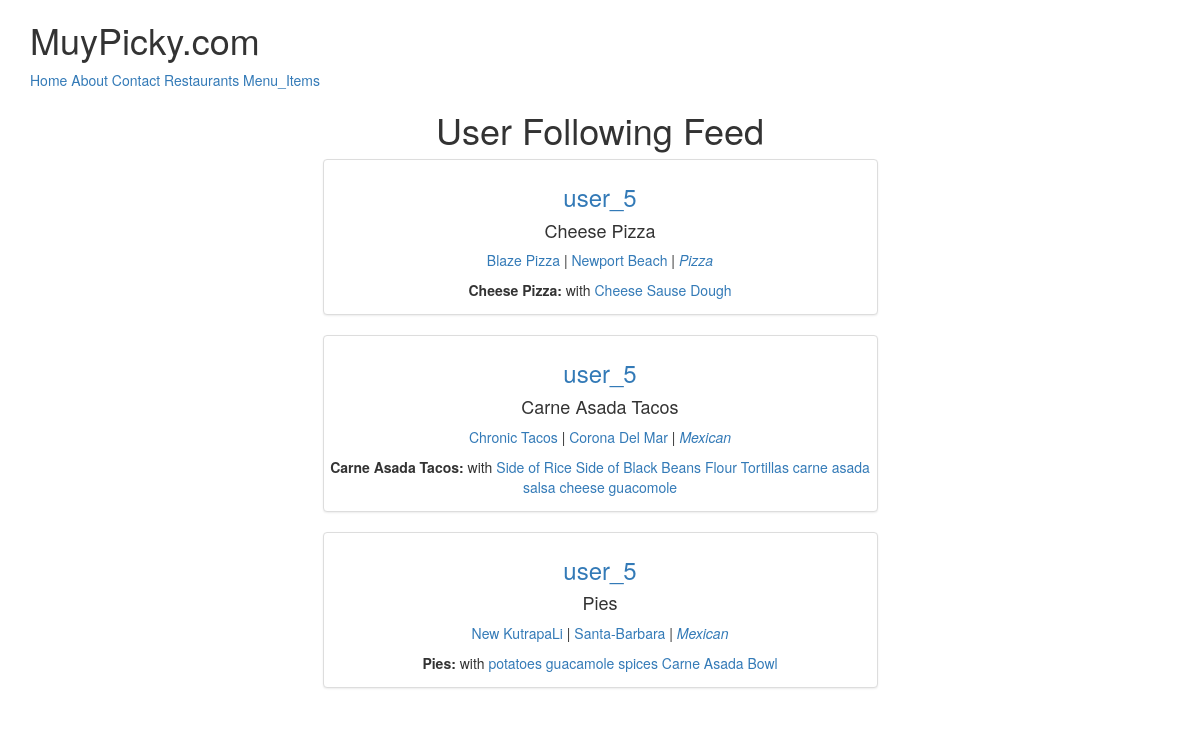
The app's page / (signed in) with its own data.
### menus/models.py (models this page shows, shortened)
class Item(models.Model):
	user 		= models.ForeignKey(settings.AUTH_USER_MODEL, on_delete=models.CASCADE)
	restaurant 	= models.ForeignKey(RestaurantLocation, on_delete=models.CASCADE)
	name 		= models.CharField(max_length=120)
	contents 	= models.TextField(help_text='Separate each item by comma')
	excludes 	= models.TextField(blank=True, null=True, help_text='Separate each item by comma')
	public 		= models.BooleanField(default=True)
	timestamp	= models.DateTimeField(auto_now_add=True)
	updated		= models.DateTimeField(auto_now=True)
	class Meta:
		ordering = ['-updated', '-timestamp']
	def get_contents(self):
		return self.contents.split(",")

### restaurants/models.py (models this page shows, shortened)
class RestaurantLocation(models.Model):
	owner			= models.ForeignKey(User, on_delete=models.CASCADE)
	name			= models.CharField(max_length=120)
	location		= models.CharField(max_length=120, null=True, blank=True)
	category		= models.CharField(max_length=120, null=True, blank=True, validators=[validate_category])
	timestamp		= models.DateTimeField(auto_now_add=True)
	updated			= models.DateTimeField(auto_now=True)
	slug			= models.SlugField(null=True, blank=True)
	objects = RestaurantLocationManager()
	@property
	def title(self):
		return self.name

### menus/views.py (the view)
# urls.py: re_path(r'^$', HomeView.as_view(), name='home'),
class HomeView(View):
	def get(self, request, *args, **kwargs):
		if not request.user.is_authenticated:
			return render(request, "home.html", {})
		user = request.user
		is_following_user_ids = [x.user.id for x in user.is_following.all()]
		qs = Item.objects.filter(user__id__in=is_following_user_ids, public=True).order_by("-updated")[:3]
		return render(request, "menus/home-feed.html", {'object_list': qs})

### menus/templates/menus/home-feed.html
{% extends 'base.html' %}
{% block content %}
<div class='row'>
<div class='col-sm-6 text-center col-sm-offset-3'>
<h1>User Following Feed</h1>
{% for obj in object_list %}
	<div class='thumbnail'>
	<h3><a href='{% url "profiles:detail" username=obj.user.username %}'>{{ obj.user.username }}</a></h3>
	<h4>{{ obj.name }}</h4>
	<p>
	 <a href='{% url "profiles:detail" username=obj.user.username %}?q={{ obj.restaurant.title }}'>{{ obj.restaurant.title }}</a> | <a href='{% url "profiles:detail" username=obj.user.username %}?q={{ obj.restaurant.location }}'>{{ obj.restaurant.location }}</a> | <a href='{% url "profiles:detail" username=obj.user.username %}?q={{ obj.restaurant.category }}'><i>{{ obj.restaurant.category }}</i></a>
	</p>
	<p>
		<b>{{ obj.name }}: </b>with
	{% for ing in obj.get_contents %}
		<a href='{% url "profiles:detail" username=obj.user.username %}?q={{ ing }}'>{{ ing }}</a>
	{% endfor %}
	</p>
	</div>
{% endfor %}
</div>
</div>
{% endblock %}

### templates/base.html (shortened to what this page needs)
<!doctype html>
<html lang="en">
<head>
{% include 'snippets/css.html' %}
</head>
<body>
{% include 'snippets/nav.html' %}
<div class="container">
{% block content %}{% endblock content %}
</div>
</body>
</html>

### templates/snippets/css.html (shortened to what this page needs)
<link rel="stylesheet" href="//maxcdn.bootstrapcdn.com/bootstrap/3.3.7/css/bootstrap.min.css">
<link rel="stylesheet" href="//maxcdn.bootstrapcdn.com/bootstrap/3.3.7/css/bootstrap-theme.min.css">

### templates/snippets/nav.html
<div class="container">
<h1>MuyPicky.com</h1>
<a href='{% url "home" %}'>Home</a>
<a href='{% url "about" %}'>About</a>
<a href='{% url "contact" %}'>Contact</a>
{% if request.user.is_authenticated %}
<a href='{% url "restaurants:list" %}'>Restaurants</a>
<a href='{% url "menus:list" %}'>Menu_Items</a>
{% endif %}
</div>

### records on screen
Item: user.username "user_5", name "Cheese Pizza", restaurant "Blaze Pizza", restaurant.location "Newport Beach", restaurant.category "Pizza", get_contents "Cheese" "Sause" "Dough"
Item: user.username "user_5", name "Carne Asada Tacos", restaurant "Chronic Tacos", restaurant.location "Corona Del Mar", restaurant.category "Mexican", get_contents "Side of Rice" "Side of Black Beans" "Flour Tortillas" "carne asada" "salsa" "cheese" "guacomole"
Item: user.username "user_5", name "Pies", restaurant "New KutrapaLi", restaurant.location "Santa-Barbara", restaurant.category "Mexican", get_contents "potatoes" "guacamole" "spices" "Carne Asada Bowl"
